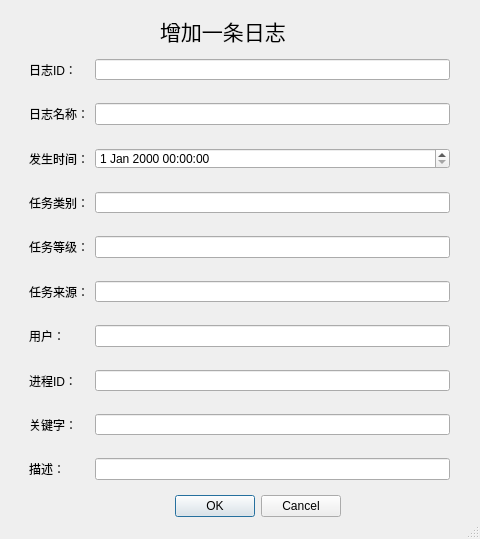
<?xml version="1.0" encoding="UTF-8"?>
<ui version="4.0">
 <class>AddDialog</class>
 <widget class="QDialog" name="AddDialog">
  <property name="geometry">
   <rect>
    <x>0</x>
    <y>0</y>
    <width>480</width>
    <height>539</height>
   </rect>
  </property>
  <property name="windowTitle">
   <string>增加一条日志</string>
  </property>
  <property name="toolTip">
   <string notr="true"/>
  </property>
  <property name="whatsThis">
   <string/>
  </property>
  <property name="sizeGripEnabled">
   <bool>true</bool>
  </property>
  <property name="modal">
   <bool>true</bool>
  </property>
  <widget class="QDialogButtonBox" name="buttonBox">
   <property name="geometry">
    <rect>
     <x>140</x>
     <y>490</y>
     <width>201</width>
     <height>32</height>
    </rect>
   </property>
   <property name="orientation">
    <enum>Qt::Horizontal</enum>
   </property>
   <property name="standardButtons">
    <set>QDialogButtonBox::Cancel|QDialogButtonBox::Ok</set>
   </property>
   <property name="centerButtons">
    <bool>false</bool>
   </property>
  </widget>
  <widget class="QLabel" name="label">
   <property name="geometry">
    <rect>
     <x>160</x>
     <y>10</y>
     <width>161</width>
     <height>41</height>
    </rect>
   </property>
   <property name="font">
    <font>
     <family>华文彩云</family>
     <pointsize>16</pointsize>
    </font>
   </property>
   <property name="text">
    <string>增加一条日志</string>
   </property>
   <property name="textFormat">
    <enum>Qt::PlainText</enum>
   </property>
   <property name="scaledContents">
    <bool>false</bool>
   </property>
   <property name="wordWrap">
    <bool>false</bool>
   </property>
  </widget>
  <widget class="QWidget" name="formLayoutWidget">
   <property name="geometry">
    <rect>
     <x>-1</x>
     <y>49</y>
     <width>481</width>
     <height>431</height>
    </rect>
   </property>
   <layout class="QFormLayout" name="formLayout">
    <property name="verticalSpacing">
     <number>23</number>
    </property>
    <property name="leftMargin">
     <number>30</number>
    </property>
    <property name="topMargin">
     <number>10</number>
    </property>
    <property name="rightMargin">
     <number>30</number>
    </property>
    <item row="0" column="0">
     <widget class="QLabel" name="label_2">
      <property name="text">
       <string>日志ID：</string>
      </property>
     </widget>
    </item>
    <item row="0" column="1">
     <widget class="QLineEdit" name="EventIDEdit">
      <property name="inputMask">
       <string/>
      </property>
     </widget>
    </item>
    <item row="1" column="0">
     <widget class="QLabel" name="label_3">
      <property name="text">
       <string>日志名称：</string>
      </property>
     </widget>
    </item>
    <item row="1" column="1">
     <widget class="QLineEdit" name="LogNameEdit"/>
    </item>
    <item row="2" column="0">
     <widget class="QLabel" name="label_4">
      <property name="text">
       <string>发生时间：</string>
      </property>
     </widget>
    </item>
    <item row="3" column="0">
     <widget class="QLabel" name="label_5">
      <property name="text">
       <string>任务类别：</string>
      </property>
     </widget>
    </item>
    <item row="4" column="0">
     <widget class="QLabel" name="label_6">
      <property name="text">
       <string>&lt;html&gt;&lt;head/&gt;&lt;body&gt;&lt;p&gt;任务等级：&lt;/p&gt;&lt;/body&gt;&lt;/html&gt;</string>
      </property>
     </widget>
    </item>
    <item row="5" column="0">
     <widget class="QLabel" name="label_7">
      <property name="text">
       <string>任务来源：</string>
      </property>
     </widget>
    </item>
    <item row="6" column="0">
     <widget class="QLabel" name="label_8">
      <property name="text">
       <string>用户：</string>
      </property>
     </widget>
    </item>
    <item row="7" column="0">
     <widget class="QLabel" name="label_9">
      <property name="text">
       <string>进程ID：</string>
      </property>
     </widget>
    </item>
    <item row="8" column="0">
     <widget class="QLabel" name="label_10">
      <property name="text">
       <string>关键字：</string>
      </property>
     </widget>
    </item>
    <item row="9" column="0">
     <widget class="QLabel" name="label_11">
      <property name="text">
       <string>描述：</string>
      </property>
     </widget>
    </item>
    <item row="3" column="1">
     <widget class="QLineEdit" name="TaskTypeEdit">
      <property name="inputMask">
       <string/>
      </property>
     </widget>
    </item>
    <item row="4" column="1">
     <widget class="QLineEdit" name="ClassTypeEdit">
      <property name="inputMask">
       <string/>
      </property>
     </widget>
    </item>
    <item row="5" column="1">
     <widget class="QLineEdit" name="SourceIDEdit">
      <property name="inputMask">
       <string/>
      </property>
     </widget>
    </item>
    <item row="6" column="1">
     <widget class="QLineEdit" name="UserEdit"/>
    </item>
    <item row="7" column="1">
     <widget class="QLineEdit" name="EventRecordEdit">
      <property name="inputMask">
       <string/>
      </property>
     </widget>
    </item>
    <item row="8" column="1">
     <widget class="QLineEdit" name="KeyWordEdit">
      <property name="inputMask">
       <string/>
      </property>
     </widget>
    </item>
    <item row="9" column="1">
     <widget class="QLineEdit" name="DescriptionEdit"/>
    </item>
    <item row="2" column="1">
     <widget class="QDateTimeEdit" name="OccurTimeEdit"/>
    </item>
   </layout>
  </widget>
 </widget>
 <resources/>
 <connections>
  <connection>
   <sender>buttonBox</sender>
   <signal>accepted()</signal>
   <receiver>AddDialog</receiver>
   <slot>accept()</slot>
   <hints>
    <hint type="sourcelabel">
     <x>248</x>
     <y>254</y>
    </hint>
    <hint type="destinationlabel">
     <x>157</x>
     <y>274</y>
    </hint>
   </hints>
  </connection>
  <connection>
   <sender>buttonBox</sender>
   <signal>rejected()</signal>
   <receiver>AddDialog</receiver>
   <slot>reject()</slot>
   <hints>
    <hint type="sourcelabel">
     <x>316</x>
     <y>260</y>
    </hint>
    <hint type="destinationlabel">
     <x>286</x>
     <y>274</y>
    </hint>
   </hints>
  </connection>
 </connections>
</ui>
